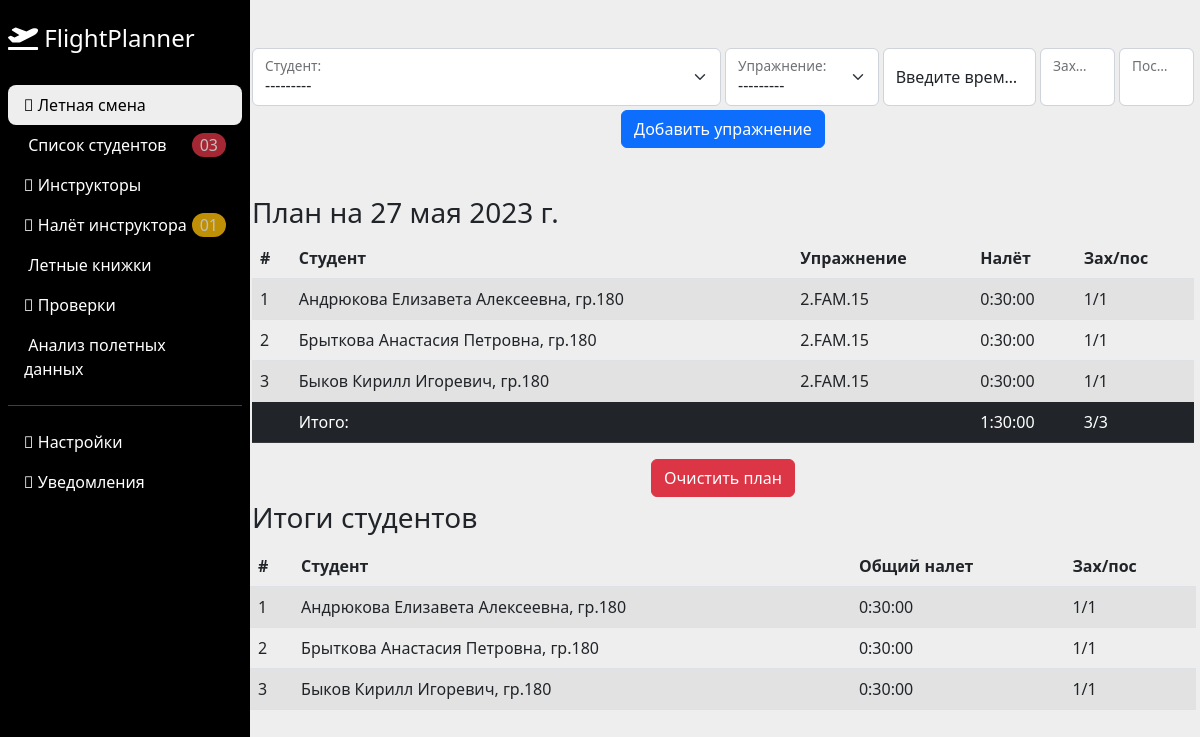
The page /student/ on the database its author committed.
### student/models.py (models this page shows, shortened)
class Plan(models.Model):
    student = models.CharField('ФИО', max_length=100)
    exercise = models.CharField('Шифр', max_length=100)
    time = models.DurationField('Полетное время', default='0')
    approaches = models.PositiveIntegerField('Заходы')
    landings = models.PositiveIntegerField('Посадки')
    class Meta:
        verbose_name = 'Оперативный план'
        verbose_name_plural = 'Оперативные планы'

### student/views.py (the view)
# urls.py: path('', plan, name='plan'),
def plan(request):
    activate('ru')  # Активируем русскую локализацию
    current_date = date.today()
    exercises = exercise.objects.all()
    students = student.objects.all()
    plans = Plan.objects.all()
    total_time = Plan.objects.aggregate(total_time=Sum('time'))
    total_approaches = Plan.objects.aggregate(total_approaches=Sum('approaches'))
    total_landings = Plan.objects.aggregate(total_landings=Sum('landings'))
    total_info_per_student = Plan.objects.values('student').annotate(
        total_time=Sum('time'),
        approaches=Sum('approaches'),
        landings=Sum('landings')
    )
    for info in total_info_per_student:
        if info['total_time'] > datetime.timedelta(hours=4):
            message = f"Внимание! Общее время для студента {info['student']} превышает предельное значение"
            messages.error(request, message)
        elif info['total_time'] > datetime.timedelta(hours=3):
            message = f"Внимание! Общее время для студента {info['student']} превышает 3 часа"
            messages.warning(request, message)
    if total_time['total_time'] is not None and total_time['total_time'] > datetime.timedelta(hours=6):
        message = 'Внимание: Общее время превышает 6 часов!'
        messages.error(request, message)
    else:
        message = None
    if request.method == 'POST':
        form = PlanForm(request.POST)
        if form.is_valid():
            student_input = form.cleaned_data['student']
            exercise_input = form.cleaned_data['exercise']
            exercise_obj = exercise.objects.get(pk=exercise_input.id)
            total_time = exercise_obj.total_time
            approaches = exercise_obj.approaches
            landings = exercise_obj.landings
            time_input = form.cleaned_data.get('time')
            if time_input:
                total_time = time_input
            approaches_input = form.cleaned_data.get('approaches')
            if approaches_input:
                approaches = approaches_input
            landings_input = form.cleaned_data.get('landings')
            if landings_input:
                landings = landings_input
            planDB = Plan(student=student_input, time=total_time, exercise=exercise_input, approaches=approaches, landings=landings)
            planDB.save()
    else:
        form = PlanForm()
    return render(request, 'student/students.html', {'exercises': exercises,
                                                     'plans': plans,
                                                     'students': students,
                                                     'form': form,
                                                     'total_time': total_time,
                                                     'total_approaches': total_approaches,
                                                     'total_landings': total_landings,
                                                     'student_info': total_info_per_student,
                                                     'current_date': current_date,})

### student/forms.py (shortened to what this page needs)
class PlanForm(forms.Form):
    student = forms.ModelChoiceField(queryset=student.objects.all(), label='Студент', widget=forms.Select(attrs={
        'class': 'form-select'}))
    exercise = forms.ModelChoiceField(queryset=exercise.objects.all(), label='Группа', widget=forms.Select(attrs={
        'class': 'form-select'}))
    approaches = forms.IntegerField(required=False, widget=forms.TextInput(attrs={
        'class': 'form-control',
        'type': 'number'
        }))
    landings = forms.IntegerField(required=False, widget=forms.TextInput(attrs={
        'class': 'form-control',
        'type': 'number'
        }))
    time = forms.CharField(required=False, widget=forms.TextInput(attrs={
        'class': 'form-control',
        'placeholder': 'Введите время (чч:мм:сс)',
    }))

### student/models.py (called while the page is built)
    def __str__(self):
        return f'{self.name}, гр.{self.group.group_number}'

    def __str__(self):
        return self.exercise_code

### student/templates/student/students.html (shortened to what this page needs)
{% extends 'base.html' %}
{% block content %}
<form action="{% url 'student:plan' %}" method="post" >
    <div class="pt-5 container row g-1">
            <div class="col-md">
                <div class="form-floating">
                    {{ form.student }}
                    <label for="{{ form.student.id_for_label }}">Студент:</label>
                </div>
            </div>
             <div class="col-md-2">
                <div class="form-floating">
                    {{ form.exercise }}
                    <label for="{{ form.exercise.id_for_label }}">Упражнение:</label>
                </div>
            </div>
            <div class="col-md-2">
                <div class="form-floating">
                    {{ form.time }}
                    <label for="{{ form.exercise.id_for_label }}">Введите время (чч:мм:сс)</label>
                </div>
            </div>
            <div class="col-md-1">
                <div class="form-floating">
                    {{ form.approaches }}
                    <label for="{{ form.approaches.id_for_label }}">Заходов:</label>
                </div>
            </div>
            <div class="col-md-1">
                <div class="form-floating">
                    {{ form.landings }}
                    <label for="{{ form.landings.id_for_label }}">Посадок:</label>
                </div>
            </div>
            <div class="w-100 d-flex justify-content-center">
                <input class="btn btn-primary" type="submit" value="Добавить упражнение">
            </div>
    </div>
</form>
    <div class="pt-5 container row g-1">
        <div>
            <h3>План на {{ current_date }}</h3>
            <table class="table table-striped">
                <thead>
                <tr>
                    <th scope="col">#</th>
                    <th scope="col">Студент</th>
                    <th scope="col">Упражнение</th>
                    <th scope="col">Налёт</th>
                    <th scope="col">Зах/пос</th>
                </tr>
                </thead>
                <tbody>
                {% for item in plans %}
                <tr>
                    <td>{{ forloop.counter }}</td>
                    <td>{{ item.student }}</td>
                    <td>{{ item.exercise }}</td>
                    <td>{{ item.time }}</td>
                    <td>{{ item.approaches }}/{{ item.landings }}</td>
                </tr>
                {% endfor %}
                </tbody>
                <tfoot class="table table-dark">
                <tr>
                    <th scope="row"></th>
                    <td>Итого:</td>
                    <td></td>
                    <td>{{ total_time.total_time }}</td>
                    <td>{{ total_approaches.total_approaches }}/{{ total_landings.total_landings }}</td>
                </tr>
                </tfoot>
            </table>
            <div class="d-flex justify-content-center">
                <form action="{% url 'student:delete_all_plans' %}" method="post">
                  <button type="submit" class="btn btn-danger">Очистить план</button>
                </form>
            </div>
            </div>
            <h3>Итоги студентов</h3>
            <table class="table table-striped">
                <thead>
                <tr>
                    <th scope="col">#</th>
                    <th scope="col">Студент</th>
                    <th scope="col">Общий налет</th>
                    <th scope="col">Зах/пос</th>
                </tr>
                </thead>
                <tbody>
                {% for info in student_info %}
                <tr>
                    <td>{{ forloop.counter }}</td>
                    <td>{{ info.student }}</td>
                    <td>{{ info.total_time }}</td>
                    <td>{{ info.approaches }}/{{ info.landings }}</td>
                </tr>
                {% endfor %}
                </tbody>
            </table>
        </div>
    </div>
{% endblock %}

### main/templates/base.html (shortened to what this page needs)
{% load static %}
{% url 'student:plan' as student_plan_url%}
{% url 'student:list' as student_list_url%}
{% url 'instructor:home' as instructor_home_url%}
<!DOCTYPE html>
<html lang="en">
<head>
	<link href="https://cdn.jsdelivr.net/npm/bootstrap@5.2.3/dist/css/bootstrap.min.css" rel="stylesheet">
	<link rel="stylesheet" href="https://pro.fontawesome.com/releases/v5.10.0/css/all.css"/>
    <link href="https://cdn.jsdelivr.net/npm/select2@4.1.0-rc.0/dist/css/select2.min.css" rel="stylesheet" />
    <link rel="stylesheet" href="{% static 'style.css' %}">
</head>
<body>
    <div class="main-container d-flex">
        <div class="sidebar" id="side_nav">
            <div class="header-box px-2 pt-4 pb-4 d-flex justify-content-between">
                <h1 class="fs-4"><a class="text-decoration-none" href="{% url 'main'%}"><i class="text-white fas fa-plane-departure"></i><span class="text-white"> FlightPlanner</span></a></h1>
            </div>
            <ul class="list-unstyled px-2 ">
                <li class="{% if request.path == student_plan_url%}active{% endif %}">
                    <a href="{% url 'student:plan'%}" class="text-decoration-none d-block px-3 py-2">
                        <i class="fal fa-clipboard-list"></i> Летная смена
                    </a>
                </li>
                <li class="{% if request.path == student_list_url%}active{% endif %}"><a href="{% url 'student:list'%}" class="text-decoration-none d-flex justify-content-between d-block px-3 py-2">
                    <span> Список студентов</span>
                    <span class="bg-danger opacity-75 rounded-pill text-white py-0 px-2">03</span>
                </a></li>
                <li class="{% if request.path == instructor_home_url%}active{% endif %}"><a href="{% url 'instructor:home'%}" class="text-decoration-none d-block px-3 py-2"><i class="fal fa-user-clock"></i> Инструкторы</a></li>
                <li><a href="#" class="text-decoration-none d-flex justify-content-between d-block px-3 py-2">
                    <span><i class="fal fa-calendar-alt"></i> Налёт инструктора</span>
                    <span class="bg-warning opacity-75 rounded-pill text-white py-0 px-2">01</span>
                </a></li>
                <li><a href="#" class="text-decoration-none d-block px-3 py-2"> Летные книжки</a></li>
                <li><a href="#" class="text-decoration-none d-block px-3 py-2"><i class="fal fa-graduation-cap"></i> Проверки</a></li>
                <li><a href="#" class="text-decoration-none d-block px-3 py-2"> Анализ полетных данных</a></li>
            </ul>
            <hr class="text-white mx-2">
            <ul class="list-unstyled px-2">
                <li><a href="#" class="text-decoration-none d-block px-3 py-2"><i class="fal fa-user-cog"></i> Настройки</a></li>
                <li><a href="#" class="text-decoration-none d-block px-3 py-2"><i class="fal fa-bell"></i> Уведомления</a></li>
            </ul>
        </div>
        <div class="content">
            {% block content %} {% endblock %}
        </div>
</body>
</body>
</html>

### main/static/style.css (style rules this page uses)
body { background: #eee; }
#side_nav { background: #000; min-width: 250px; max-width: 250px; }
.content { min-height: 100vh; width: 100%; }
.sidebar li.active { background: #eee; border-radius: 8px; }
.sidebar li.active a, .sidebar li.active a:hover { color: #000; }
.sidebar li a { color:#fff; }

### rows shown on the page
Plan: student "Андрюкова Елизавета Алексеевна, гр.180", exercise "2.FAM.15", time "0:30:00", approaches "1", landings "1", total_time "0:30:00"
Plan: student "Брыткова Анастасия Петровна, гр.180", exercise "2.FAM.15", time "0:30:00", approaches "1", landings "1", total_time "0:30:00"
Plan: student "Быков Кирилл Игоревич, гр.180", exercise "2.FAM.15", time "0:30:00", approaches "1", landings "1", total_time "0:30:00"

### other values the page prints
{{ total_time.total_time }} "1:30:00"
{{ total_approaches.total_approaches }} "3"
{{ total_landings.total_landings }} "3"
